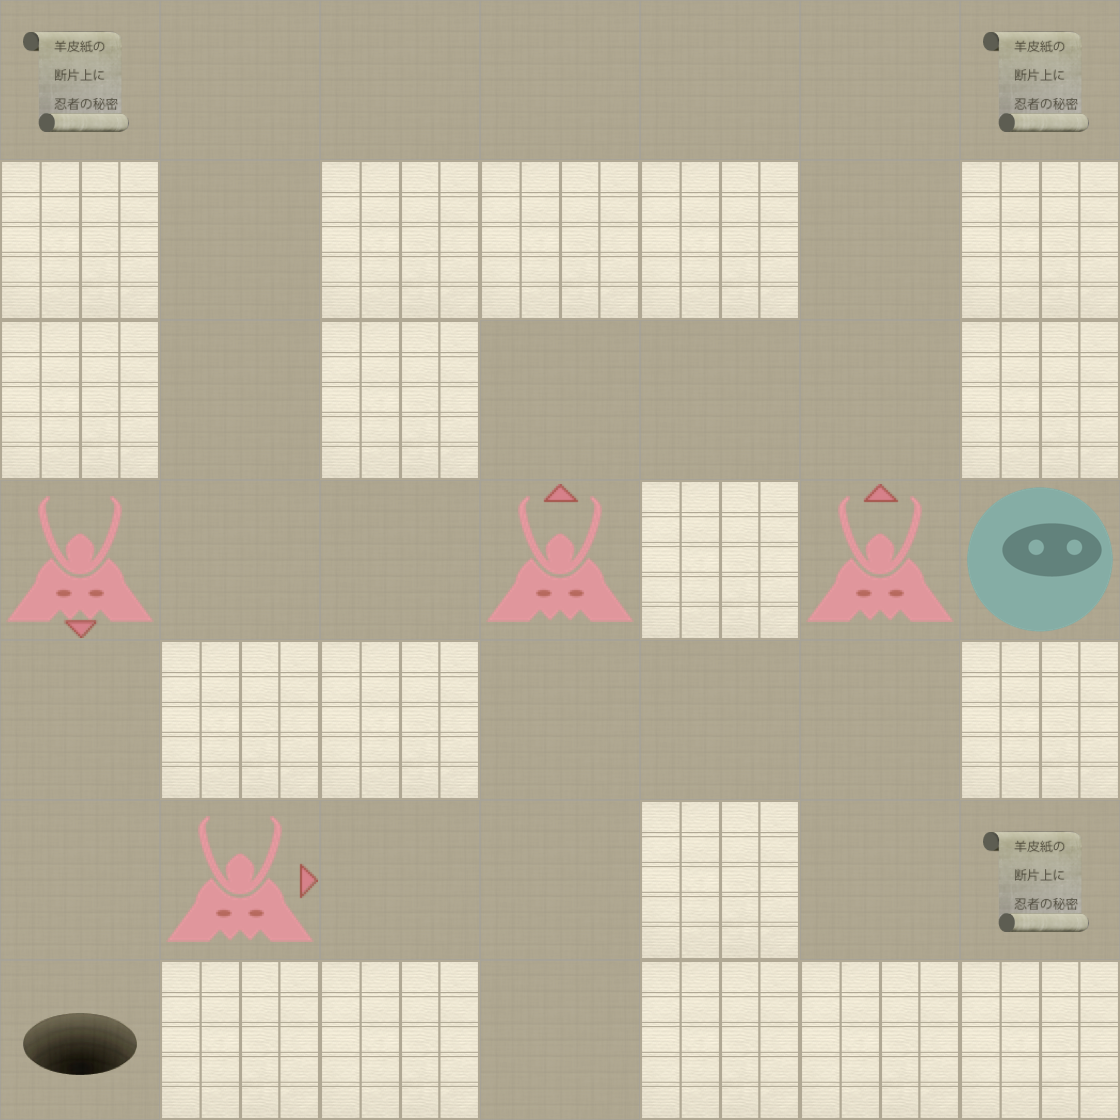

This game map was drawn from its Tiled (.tmx) file and the tilesets committed beside it. A one-line description and the trimmed map source follow:
An orthogonal 7x7 tile map with 160x160 px tiles, 2 tile layers (Level, Actors).

<map version="1.0" orientation="orthogonal" width="7" height="7" tilewidth="160" tileheight="160">
 <properties>
  <property name="moves" value="25" />
 </properties>
 <tileset firstgid="1" name="tiles" tilewidth="160" tileheight="160" spacing="2" margin="2">
  <image source="tiles-ipadhd.png" width="1024" height="1024" />
  <tile id="0">
   <properties>
    <property name="actor" value="exit" />
   </properties>
  </tile>
  <tile id="2">
   <properties>
    <property name="actor" value="guard" />
    <property name="direction" value="down" />
   </properties>
  </tile>
  <tile id="3">
   <properties>
    <property name="actor" value="guard" />
    <property name="direction" value="left" />
   </properties>
  </tile>
  <tile id="4">
   <properties>
    <property name="actor" value="guard" />
    <property name="direction" value="right" />
   </properties>
  </tile>
  <tile id="5">
   <properties>
    <property name="actor" value="guard" />
    <property name="direction" value="up" />
   </properties>
  </tile>
  <tile id="7">
   <properties>
    <property name="actor" value="player" />
   </properties>
  </tile>
  <tile id="8">
   <properties>
    <property name="actor" value="scroll" />
   </properties>
  </tile>
  <tile id="9">
   <properties>
    <property name="wall" value="1" />
   </properties>
  </tile>
 </tileset>
 <layer name="Level" width="7" height="7">
  <data>[49 cells, 49 non-empty, 2 distinct tile ids]</data>
 </layer>
 <layer name="Actors" width="7" height="7">
  <data>[49 cells, 9 non-empty, 6 distinct tile ids]</data>
 </layer>
</map>
